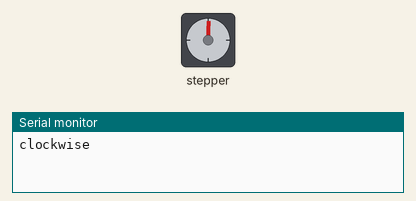
Recording of a sketch running on a simulated Arduino Uno, built with avr-gcc and run on an emulated ATmega328P. Shown: stepper motor, the last lines printed to the serial monitor. Stepper angles assume 200 steps per turn.

Above: at 0.05 s.
At 0.75 s:
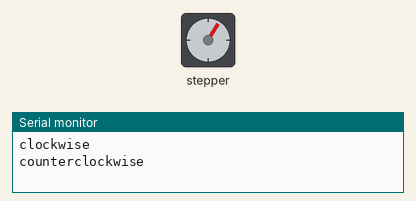
Timing chart, 0 to 3.2 s (numbered marks = the images above):
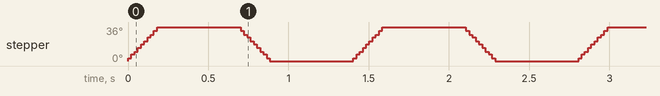

The sketch:

stepper_oneRevolution.ino
```cpp
/*
 Stepper Motor Control - one revolution

 This program drives a unipolar or bipolar stepper motor.
 The motor is attached to digital pins 8 - 11 of the Arduino.

 The motor should revolve one revolution in one direction, then
 one revolution in the other direction.


 Created 11 Mar. 2007
 Modified 30 Nov. 2009
 by Tom Igoe

 */

#include <Stepper.h>

const int stepsPerRevolution = 200;  // change this to fit the number of steps per revolution
// for your motor

// initialize the stepper library on pins 8 through 11:
Stepper myStepper(stepsPerRevolution, 2, 3, 4, 5);

//int enablePIN_1 = 2;
//int enablePIN_2 = 7;

void setup() {
  // set the speed at 60 rpm:
  myStepper.setSpeed(30);

  // initialize the serial port:
  Serial.begin(9600);

  /*
  pinMode(enablePIN_1, OUTPUT);
  pinMode(enablePIN_2, OUTPUT);

  digitalWrite(enablePIN_1, HIGH);
  digitalWrite(enablePIN_2, HIGH)
  */
}

void loop() {
  // step one revolution  in one direction:
  Serial.println("clockwise");
  myStepper.step(20);
  delay(500);

  // step one revolution in the other direction:
  Serial.println("counterclockwise");
  myStepper.step(-20);
  delay(500);
}
```

Measured:
- by itself, stepper: repeats every 1.4 s: 7° 0.02 s, 10° 0.02 s, 14° 0.02 s, 18° 0.02 s, 21° 0.02 s, 25° 0.02 s, 28° 0.02 s, 32° 0.02 s, 36° 0.52 s, 32° 0.02 s, 28° 0.02 s, 25° 0.02 s, 21° 0.02 s, 18° 0.02 s, 14° 0.02 s, 10° 0.02 s, 7° 0.02 s, 3° 0.02 s, 0° 0.52 s, 3° 0.02 s
